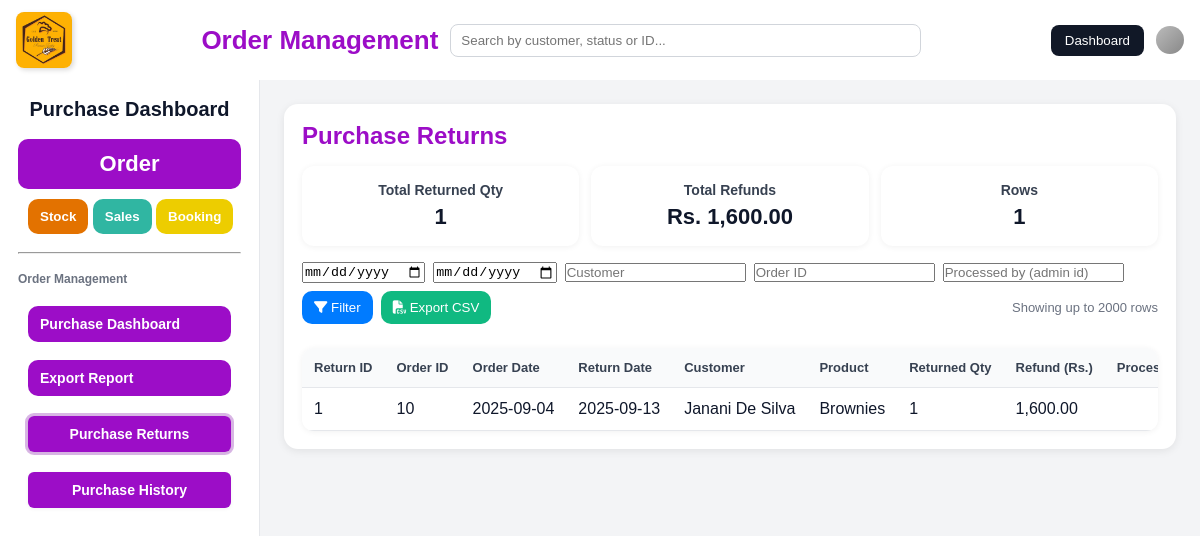
The page /order/Order-Management/purchase_returns.php on the database as committed earlier.
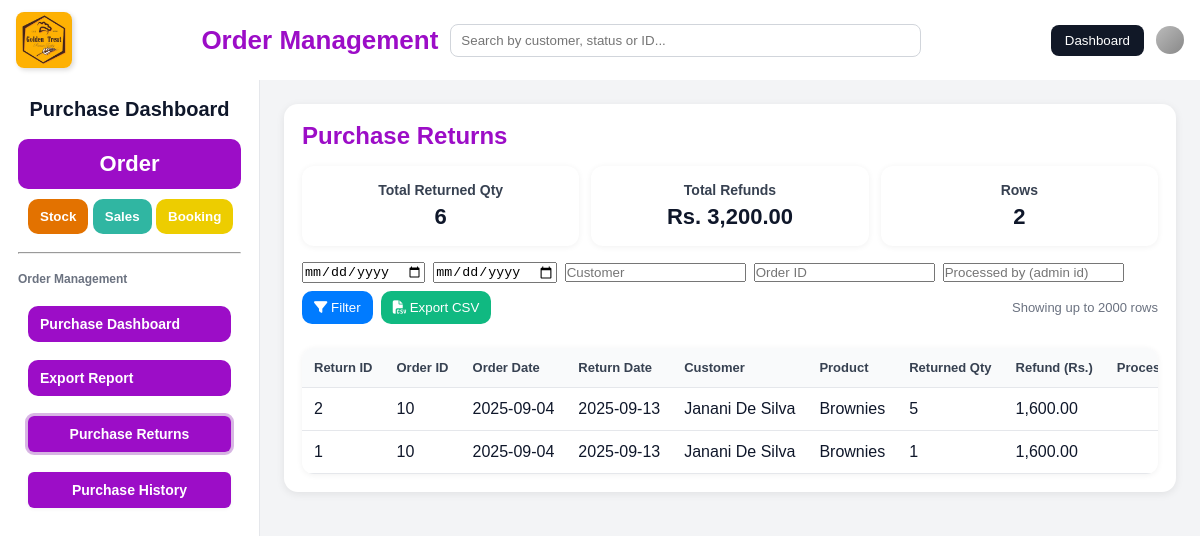
The same page on the database as committed later.
### tables this page shows
CREATE TABLE `returns` (
  `id` int(11) NOT NULL,
  `order_id` int(11) NOT NULL,
  `return_date` date DEFAULT NULL,
  `quantity` int(11) DEFAULT NULL,
  `reason` text DEFAULT NULL,
  `refund_amount` decimal(12,2) DEFAULT NULL,
  `processed_by` int(11) DEFAULT NULL,
  `created_at` datetime DEFAULT current_timestamp()
);

CREATE TABLE `orders` (
  `id` int(11) NOT NULL,
  `order_date` date NOT NULL,
  `customer` varchar(100) NOT NULL,
  `product` varchar(100) NOT NULL,
  `quantity` int(11) NOT NULL DEFAULT 1,
  `original_quantity` int(11) NOT NULL DEFAULT 0,
  `price` decimal(10,2) NOT NULL DEFAULT 0.00,
  `original_price` decimal(10,2) NOT NULL DEFAULT 0.00,
  `status` enum('Order Received','Payment Confirmed','Queued for Baking','In Preparation','Decorating','Ready for Pickup','Out for Delivery','Completed','Cancelled','Refunded','Returned','Pending','Partially Returned') NOT NULL DEFAULT 'Order Received',
  `created_at` timestamp NOT NULL DEFAULT current_timestamp(),
  `updated_at` timestamp NOT NULL DEFAULT current_timestamp() ON UPDATE current_timestamp(),
  `mobile` varchar(32) DEFAULT NULL,
  `deleted_at` datetime DEFAULT NULL
);

### order/Order-Management/purchase_returns.php (the view, shortened to what the changed rows need)
<?php
$host = "localhost";
$user = "root";
$pass = "";
$db   = "gt";
$conn = new mysqli($host, $user, $pass, $db);
$conn->set_charset('utf8mb4');
$limit = 2000;
$whereSql = '';
$sql = "
SELECT
  r.id AS return_id,
  r.order_id,
  r.return_date,
  r.quantity AS returned_quantity,
  r.reason,
  r.refund_amount,
  r.processed_by,
  u.full_name AS processed_by_name,
  r.created_at AS recorded_at,
  o.order_date AS order_date,
  o.customer,
  o.product
FROM returns r
LEFT JOIN orders o ON o.id = r.order_id
LEFT JOIN users u ON u.id = r.processed_by
{$whereSql}
ORDER BY r.return_date DESC, r.id DESC
LIMIT {$limit}
";
$stmt = $conn->prepare($sql);
$stmt->execute();
$res = $stmt->get_result();
$rows = $res->fetch_all(MYSQLI_ASSOC);
$totalQty = 0;
$totalRefund = 0.0;
foreach ($rows as $r) {
    $retQty = (int)($r['returned_quantity'] ?? 0);
    $refund = (float)($r['refund_amount'] ?? 0.0);
    $totalQty += $retQty;
    $totalRefund += $refund;
}
?>
<!DOCTYPE html>
<html lang="en">
<head>
  <link rel="stylesheet" href="https://cdnjs.cloudflare.com/ajax/libs/font-awesome/6.6.0/css/all.min.css"/>
</head>
<body>
  <div class="layout">
    <aside class="sidebar">
      <h1>Purchase Dashboard</h1>
    </aside>
    <main class="free-area">
      <section id="returns-panel" class="panel active">
        <div class="content" style="background: #fff;">
          <h2 style="color:var(--brand);">Purchase Returns</h2>
          <div class="cards" style="grid-template-columns: repeat(3, 1fr);">
            <div class="card">
              <h3>Total Returned Qty</h3>
              <p><?= (int)$totalQty ?></p>
            </div>
            <div class="card">
              <h3>Total Refunds</h3>
              <p>Rs. <?= number_format($totalRefund,2) ?></p>
            </div>
            <div class="card">
              <h3>Rows</h3>
              <p><?= count($rows) ?></p>
            </div>
          </div>
          <div class="table-wrap" style="margin-top:8px;">
            <table id="returnsTable">
              <thead>
                <tr>
                  <th>Return ID</th>
                  <th>Order ID</th>
                  <th>Order Date</th>
                  <th>Return Date</th>
                  <th>Customer</th>
                  <th>Product</th>
                  <th>Returned Qty</th>
                  <th>Refund (Rs.)</th>
                  <th>Processed By</th>
                </tr>
              </thead>
              <tbody>
                <?php if (empty($rows)): ?>
                  <tr><td colspan="11" style="text-align:center;padding:18px">No returns found for these filters</td></tr>
                <?php else: foreach($rows as $r): ?>
                  <tr>
                    <td><?= htmlspecialchars($r['return_id']) ?></td>
                    <td><?= htmlspecialchars($r['order_id']) ?></td>
                    <td><?= htmlspecialchars($r['order_date']) ?></td>
                    <td><?= htmlspecialchars($r['return_date']) ?></td>
                    <td><?= htmlspecialchars($r['customer']) ?></td>
                    <td><?= htmlspecialchars($r['product']) ?></td>
                    <td><?= (int)$r['returned_quantity'] ?></td>
                    <td><?= number_format((float)$r['refund_amount'],2) ?></td>
                    <td><?= htmlspecialchars($r['processed_by_name'] ?: $r['processed_by']) ?></td>
                  </tr>
                <?php endforeach; endif; ?>
              </tbody>
            </table>
          </div>
        </div>
      </section>
    </main>
  </div>
</body>
</html>

Rows that differ between the two databases and show on the page:
added returns: id "2", order "10", order.order_date "2025-09-04", return_date "2025-09-13", order.customer "Janani De Silva", order.product "Brownies", quantity "5", refund_amount "1,600.00"
Other text that changed with them:
$totalQty: "1" → "6"
$totalRefund: "1,600.00" → "3,200.00"
count($rows): "1" → "2"
